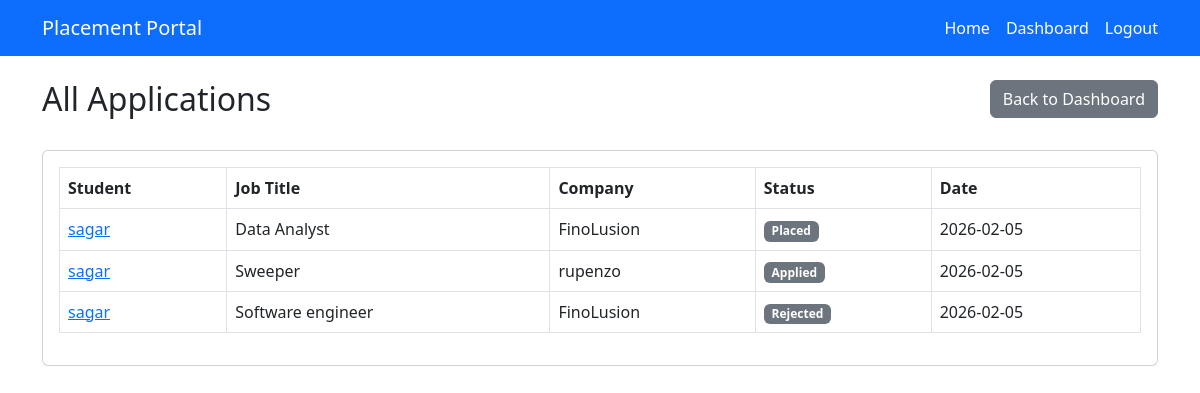
The page /admin/view/applications (signed in) on the database as committed earlier.
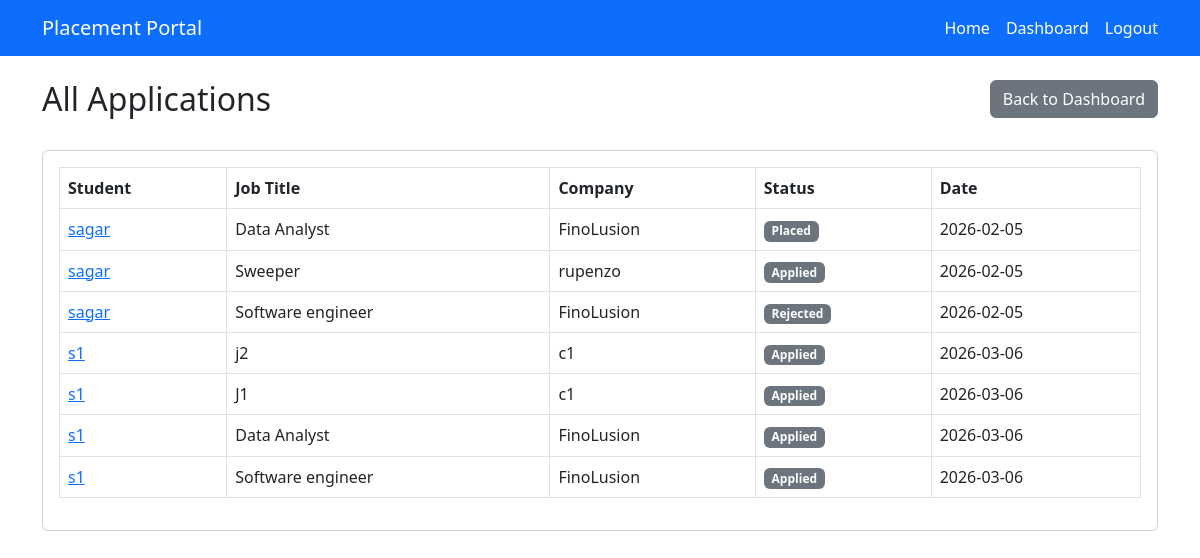
The same page on the database as committed later.
### models.py (models this page shows)
class Application(db.Model):
    id = db.Column(db.Integer, primary_key=True)
    student_id = db.Column(db.Integer, db.ForeignKey("student.id"), nullable=False)
    job_position_id = db.Column(db.Integer, db.ForeignKey("job_position.id"), nullable=False)
    status = db.Column(db.String(20), default="Applied")
    applied_on = db.Column(db.DateTime, default=datetime.utcnow)
    __table_args__ = (
        db.UniqueConstraint("student_id", "job_position_id", name="unique_application"),
    )
    placement = db.relationship("Placement", backref="application", uselist=False, lazy=True)

class Student(db.Model):
    id = db.Column(db.Integer, primary_key=True)
    name = db.Column(db.String(100), nullable=False)
    email = db.Column(db.String(100), unique=True, nullable=False)
    password = db.Column(db.String(200), nullable=False)
    department = db.Column(db.String(50))
    cgpa = db.Column(db.Float)
    resume = db.Column(db.String(200))
    is_active = db.Column(db.Boolean, default=True)
    applications = db.relationship("Application", backref="student", lazy=True)

class JobPosition(db.Model):
    id = db.Column(db.Integer, primary_key=True)
    company_id = db.Column(db.Integer, db.ForeignKey("company.id"), nullable=False)
    title = db.Column(db.String(100), nullable=False)
    description = db.Column(db.Text)
    eligibility = db.Column(db.String(200))
    deadline = db.Column(db.Date)
    posted_date = db.Column(db.DateTime, default=datetime.utcnow)
    skills = db.Column(db.String(200))
    experience = db.Column(db.String(50))
    salary = db.Column(db.String(50))
    status = db.Column(db.String(20), default="Pending")
    applications = db.relationship("Application", backref="job_position", lazy=True)

class Company(db.Model):
    id = db.Column(db.Integer, primary_key=True)
    name = db.Column(db.String(100), nullable=False)
    email = db.Column(db.String(100), unique=True, nullable=False)
    password = db.Column(db.String(200), nullable=False)
    website = db.Column(db.String(200))
    hr_contact = db.Column(db.String(20))
    is_approved = db.Column(db.Boolean, default=False)
    is_blacklisted = db.Column(db.Boolean, default=False)
    created_at = db.Column(db.DateTime, default=datetime.utcnow)
    job_positions = db.relationship("JobPosition", backref="company", lazy=True)

### app.py (the view)
    @app.route("/admin/view/applications")
    @login_required("admin")
    def view_applications():
        applications = Application.query.all()
        return render_template(
            "admin/view_applications.html",
            applications=applications
        )

### templates/admin/view_applications.html (shortened to what this page needs)
{% extends "base.html" %}
{% block content %}
<div class="row mb-4">
    <div class="col">
        <h2>All Applications</h2>
    </div>
    <div class="col text-end">
        <a href="{{ url_for('admin_dashboard') }}" class="btn btn-secondary">
            Back to Dashboard
        </a>
    </div>
</div>
<div class="card">
    <div class="card-body">
        <table class="table table-bordered">
            <thead>
                <tr>
                    <th>Student</th>
                    <th>Job Title</th>
                    <th>Company</th>
                    <th>Status</th>
                    <th>Date</th>
                </tr>
            </thead>
            <tbody>
                {% for app in applications %}
                <tr>
                    <td>
                        <a href="{{ url_for('view_student_profile', student_id=app.student.id) }}">
                            {{ app.student.name }}
                        </a>
                    </td>
                    <td>{{ app.job_position.title }}</td>
                    <td>{{ app.job_position.company.name }}</td>
                    <td>
                        <span class="badge bg-secondary">
                            {{ app.status }}
                        </span>
                    </td>
                    <td>{{ app.applied_on.strftime('%Y-%m-%d') }}</td>
                </tr>
                {% else %}
                <tr>
                    <td colspan="5" class="text-center">
                        No applications found.
                    </td>
                </tr>
                {% endfor %}
            </tbody>
        </table>
    </div>
</div>
{% endblock %}

### templates/base.html (shortened to what this page needs)
<!DOCTYPE html>
<html lang="en">
<head>
    <link href="https://cdn.jsdelivr.net/npm/bootstrap@5.3.0/dist/css/bootstrap.min.css" rel="stylesheet">
</head>
<body>
    <nav class="navbar navbar-dark bg-primary">
        <div class="container">
            <a class="navbar-brand" href="{{ url_for('index') }}">
                Placement Portal
            </a>
            <ul class="navbar-nav flex-row">
                <li class="nav-item me-3">
                    <a class="nav-link text-white" href="{{ url_for('index') }}">Home</a>
                </li>
                {% if session.get('user_id') %}
                    {% if session.get('role') == 'student' %}
                    <li class="nav-item me-3">
                        <a class="nav-link text-white" href="{{ url_for('student_dashboard') }}">Dashboard</a>
                    </li>
                    {% elif session.get('role') == 'company' %}
                    <li class="nav-item me-3">
                        <a class="nav-link text-white" href="{{ url_for('company_dashboard') }}">Dashboard</a>
                    </li>
                    {% elif session.get('role') == 'admin' %}
                    <li class="nav-item me-3">
                        <a class="nav-link text-white" href="{{ url_for('admin_dashboard') }}">Dashboard</a>
                    </li>
                    {% endif %}
                    <li class="nav-item">
                        <a class="nav-link text-white" href="{{ url_for('auth.logout') }}">Logout</a>
                    </li>
                {% endif %}
            </ul>
        </div>
    </nav>
    <div class="container mt-4">
        {% block content %}{% endblock %}
    </div>
</body>
</html>

Rows that differ between the two databases and show on the page:
added Application: student.name "s1", job_position "j2", job_position.company.name "c1", status "Applied", applied_on "2026-03-06"
added Application: student.name "s1", job_position "J1", job_position.company.name "c1", status "Applied", applied_on "2026-03-06"
added Application: student.name "s1", job_position "Data Analyst", job_position.company.name "FinoLusion", status "Applied", applied_on "2026-03-06"
added Application: student.name "s1", job_position "Software engineer", job_position.company.name "FinoLusion", status "Applied", applied_on "2026-03-06"
